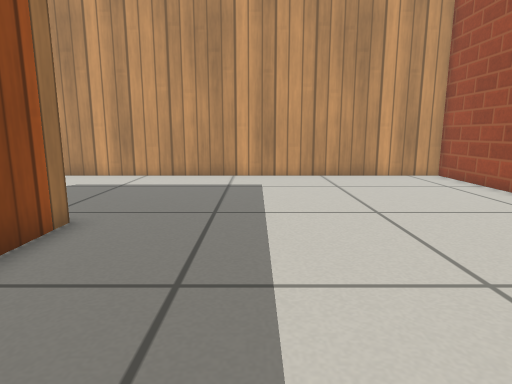
view 1 (above)

16 first-person views from a walk through a Gazebo world. The camera is 0.48 m above the floor, tilts 10° down and sees 75° across. The floor is counted in squares, 0.25 m on a side. Each view is taken from the middle of a square. On the plan, view 1 faces up. The plan holds only what a view shows up to about 17 squares ahead; the rest is blank. Simple patterns stand in for the simulator's built-in surfaces.

view 2
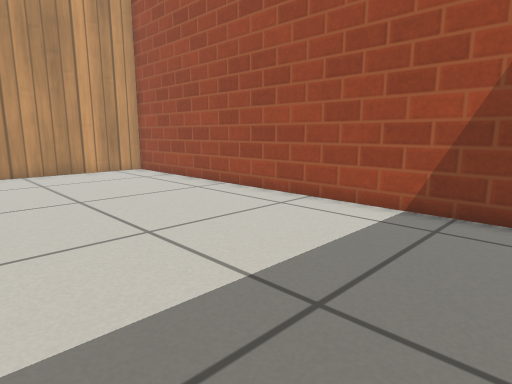

view 3
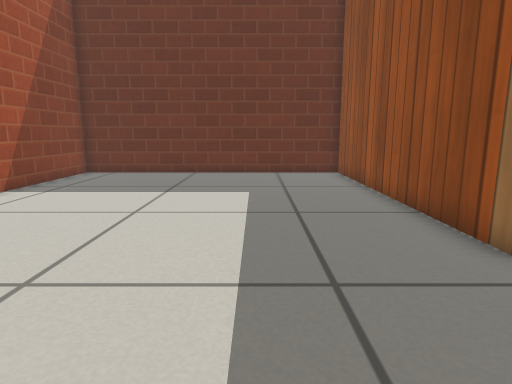

view 4
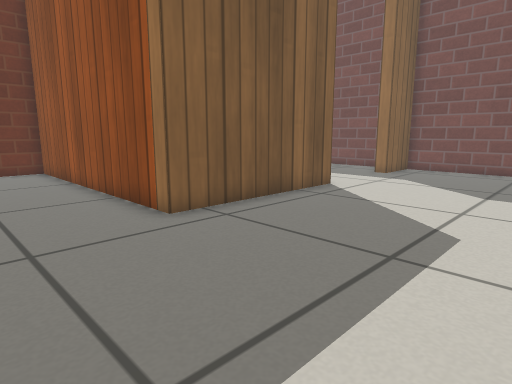

view 5
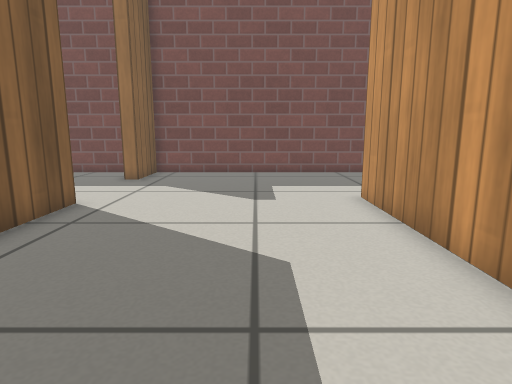

view 6
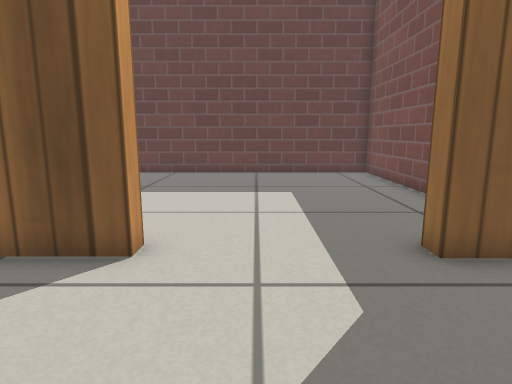

view 7
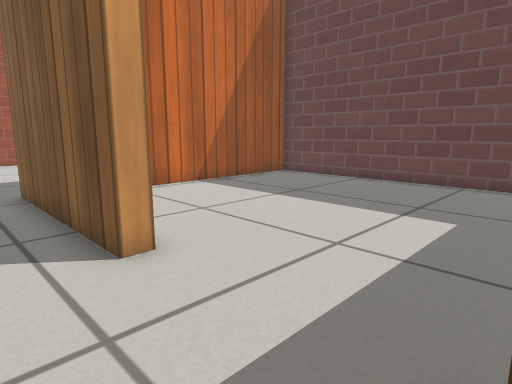

view 8
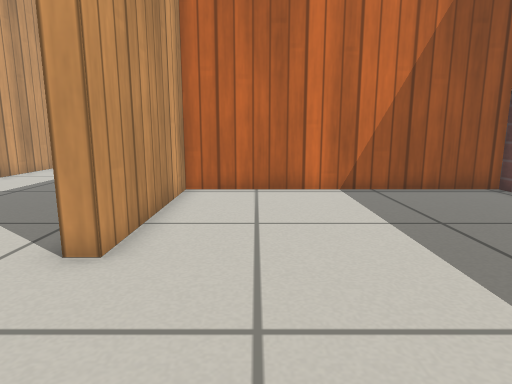

view 9
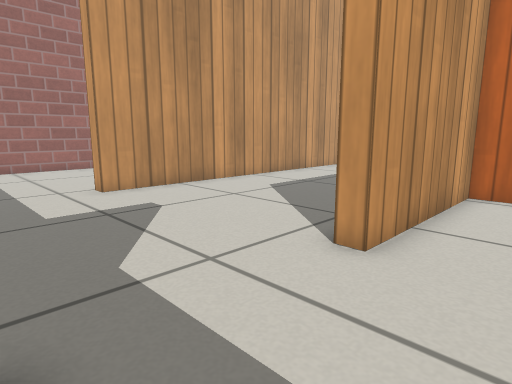

view 10
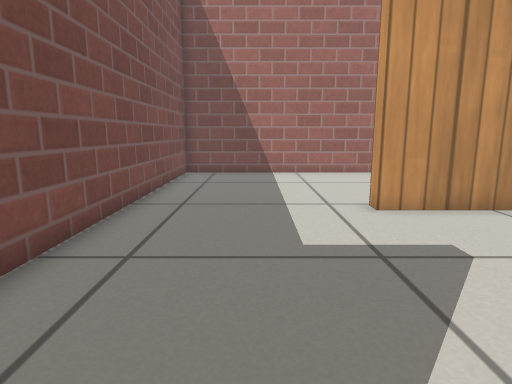

view 11
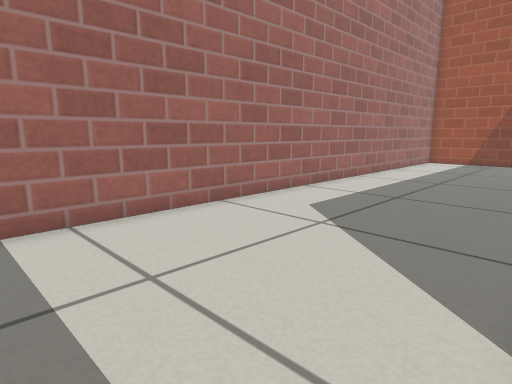

view 12
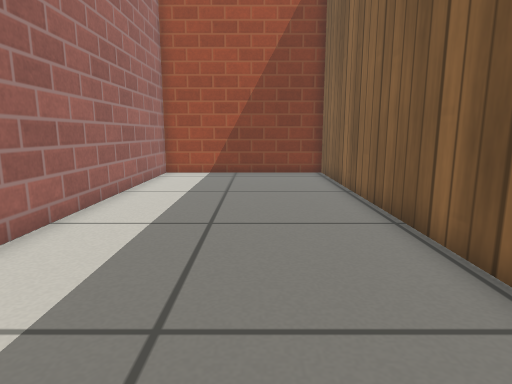

view 13
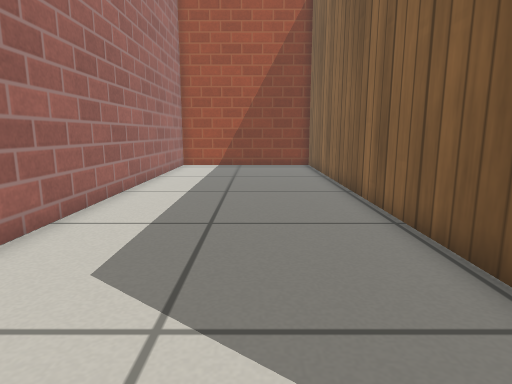

view 14
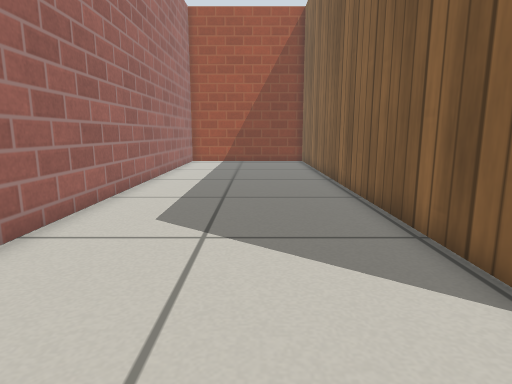

view 15
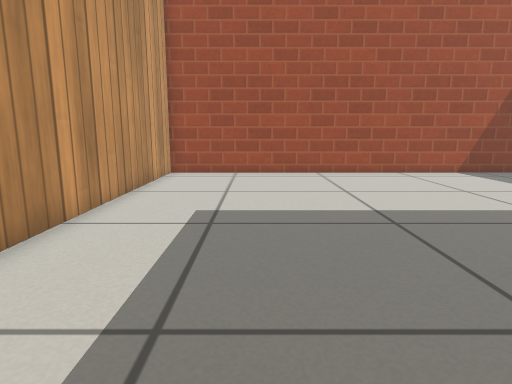

view 16
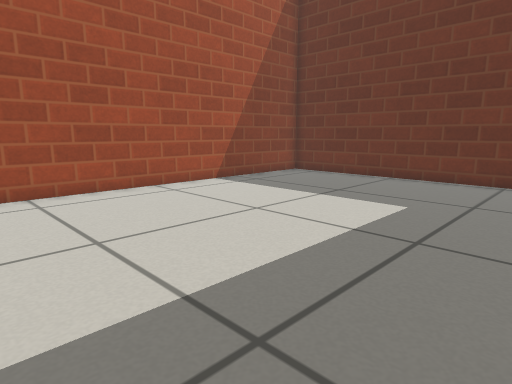

### Floor plan
Ten units are one square. View 1 is at (0, 0); x grows to the right and y downward. Boxes are objects, and circles mark ways between rooms. Rooms are numbered by the first view taken in them; rooms with no view inside come last. Other rooms are left out.
<svg viewBox="-189 -239 278 288">
<path fill="none" stroke="#000" d="M-110 -64 -110 -70 -41 -70 -41 44 84 44 84 -152 -119 -152M-184 -145 -184 -70 -159 -70 -159 -64M-184 -55 -184 44 -46 44 -46 -64 -110 -64M-111 -158 84 -158 84 -234 -184 -234 -184 -145M-119 -152 -119 -159"/>
<circle cx="-135" cy="-65" r="3" fill="#2a7"/>
<circle cx="-150" cy="-155" r="3" fill="#2a7"/>
<text x="-20" y="-70">1</text>
<text x="-120" y="-10">2</text>
<text x="-60" y="-190">3</text>
</svg>
Room 1 opens to room 2. Room 1 opens to room 3.

Where each view was taken, in squares from view 1:
view 1: 0 up, 0 right, facing up
view 2: 2 down, 0 right, facing up-right
view 3: 12 up, 0 right, facing down
view 4: 14 up, 0 right, facing down-left
view 5: 12 up, 2 left, facing left
view 6: 12 up, 13 left, facing down
view 7: 9 up, 16 left, facing down-right
view 8: 4 up, 16 left, facing right
view 9: 4 up, 16 left, facing up-right
view 10: 7 up, 15 left, facing up
view 11: 16 up, 15 left, facing up-right
view 12: 19 up, 8 left, facing right
view 13: 19 up, 12 left, facing right
view 14: 19 up, 15 left, facing right
view 15: 11 up, 8 left, facing right
view 16: 10 up, 3 left, facing down-right
